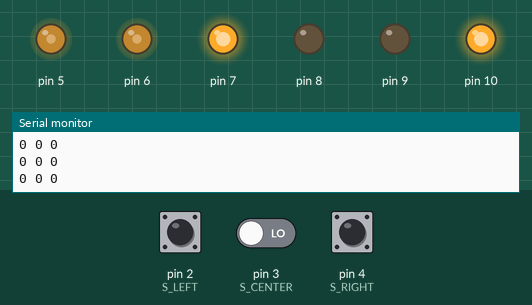
This sketch was run on a simulated Arduino Uno, built with avr-gcc and run on an emulated ATmega328P. Parts: output pins drawn as LEDs (lit = HIGH), the last lines printed to the serial monitor. Inputs (shaded band) come from the test bench; at power-on: pin 2 (S_LEFT) LOW, pin 3 (S_CENTER) LOW, pin 4 (S_RIGHT) LOW.

Above: at 1.2 s.
1.3 s: pin 2 (S_LEFT) pulled HIGH for 0.15 s
At 2.1 s:
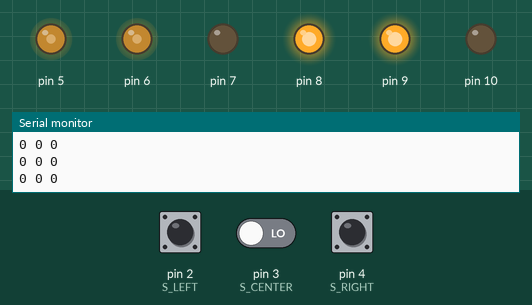
2.9 s: pin 3 (S_CENTER) driven HIGH
At 4.1 s:
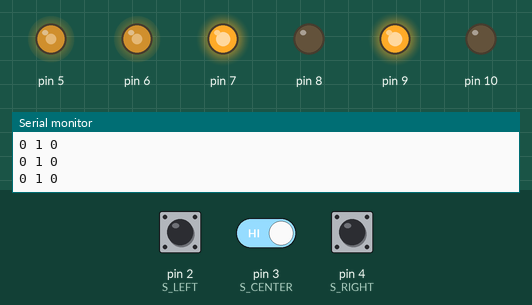
4.4 s: pin 4 (S_RIGHT) pulled HIGH for 0.15 s
At 4.48 s:
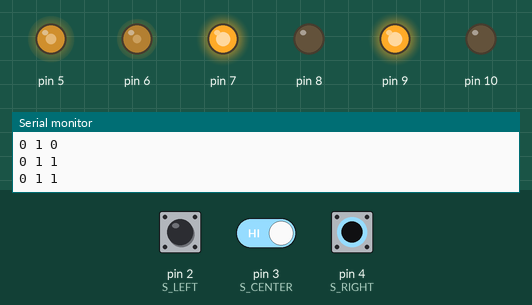
6.0 s: pin 2 (S_LEFT) pulled HIGH for 1 s
At 6.5 s:
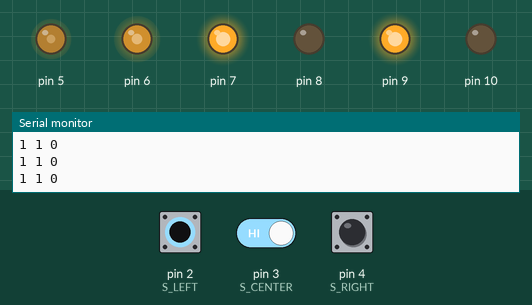
8.5 s: pin 2 (S_LEFT) pulled HIGH for 3.2 s
At 12.0 s:
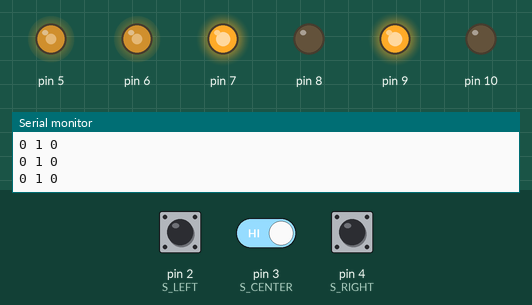
14.7 s: pin 3 (S_CENTER) driven LOW
At 15.5 s:
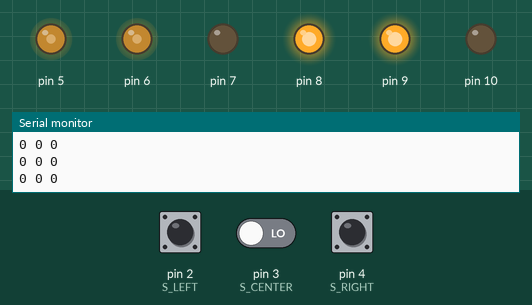
Timing chart, 0 to 17.2 s (numbered marks = the images above; inputs shaded):
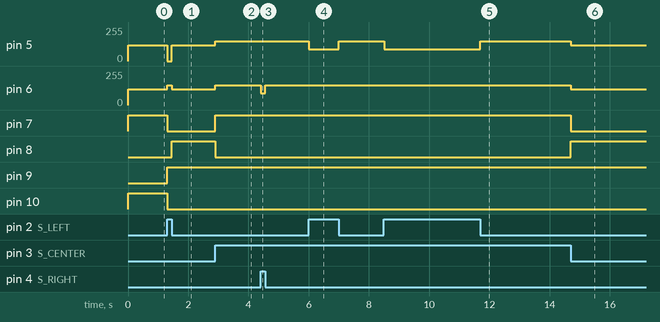

The sketch:

ch05_line_follower_3ir.ino
```cpp
const int ENA = 5, IN1 = 7, IN2 = 8;    // left motor  (L298N)
const int ENB = 6, IN3 = 9, IN4 = 10;   // right motor (L298N)
const int S_LEFT = 2, S_CENTER = 3, S_RIGHT = 4;
const int LINE = HIGH;   // output over the black line: check your module!

const int BASE = 150;    // straight-line speed
const int SOFT = 90;     // inner wheel on a soft turn
const int HARD = 0;      // inner wheel on a sharp turn
const int SEARCH = 120;  // spin speed when the line is lost

int lastSide = 1;        // -1: line was last seen on the left, +1: right

void motor(int en, int a, int b, int speed) {   // speed: -255..255
  digitalWrite(a, speed > 0);
  digitalWrite(b, speed < 0);
  analogWrite(en, abs(speed));
}

void drive(int left, int right) {
  motor(ENA, IN1, IN2, left);
  motor(ENB, IN3, IN4, right);
}

void setup() {
  int outs[] = {ENA, IN1, IN2, ENB, IN3, IN4};
  for (int p : outs) pinMode(p, OUTPUT);
  pinMode(S_LEFT, INPUT); pinMode(S_CENTER, INPUT); pinMode(S_RIGHT, INPUT);
  Serial.begin(9600);
}

void loop() {
  bool L = digitalRead(S_LEFT)   == LINE;
  bool C = digitalRead(S_CENTER) == LINE;
  bool R = digitalRead(S_RIGHT)  == LINE;

  if (L && C && R)        drive(0, 0);                          // junction / end
  else if (C && !L && !R) drive(BASE, BASE);                    // centered
  else if (L && C)        { drive(SOFT, BASE); lastSide = -1; } // soft left
  else if (R && C)        { drive(BASE, SOFT); lastSide = +1; } // soft right
  else if (L)             { drive(HARD, BASE); lastSide = -1; } // sharp left
  else if (R)             { drive(BASE, HARD); lastSide = +1; } // sharp right
  else if (lastSide < 0)  drive(-SEARCH, SEARCH);              // lost: search left
  else                    drive(SEARCH, -SEARCH);              // lost: search right

  Serial.print(L); Serial.print(' '); Serial.print(C);
  Serial.print(' '); Serial.println(R);       // e.g. "0 1 0"
}
```

Measured:
- after the input at 1.3 s, pin 5: 120/255 → 0/255 at once, → 120/255 0.15 s later; pin 6: 120/255 → 150/255 at once, → 120/255 0.15 s later; pin 7, pin 10: HIGH → LOW at once; pin 8: LOW → HIGH after 0.15 s; pin 9: LOW → HIGH at once
- after the input at 2.9 s, pin 5, pin 6: 120/255 → 150/255 at once; pin 7: LOW → HIGH at once; pin 8: HIGH → LOW at once
- after the input at 4.4 s, pin 6: 150/255 → 90/255 at once, → 150/255 0.15 s later
- after the input at 6.0 s, pin 5: 150/255 → 90/255 at once, → 150/255 1.0 s later
- after the input at 8.5 s, pin 5: 150/255 → 90/255 at once, → 150/255 3.2 s later
- after the input at 14.7 s, pin 5, pin 6: 150/255 → 120/255 at once; pin 7: HIGH → LOW at once; pin 8: LOW → HIGH at once
